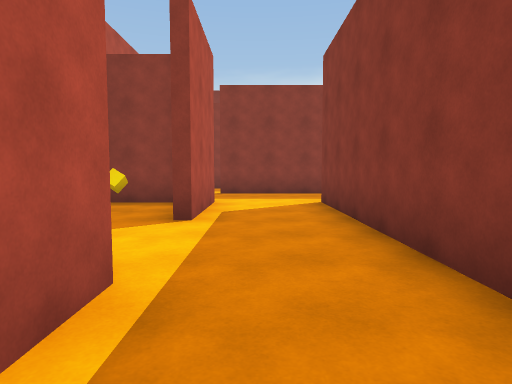
View 1 (above)

18 first-person views from a walk through a 3-D level made in the Unity game engine. The camera is 1.4 m above the floor, tilts 4° down and sees 75° across. The floor is counted in squares, 2 m on a side. Each view is taken from the middle of a square. On the plan, view 1 faces up. The plan holds only what a view shows up to about 10 squares ahead; the rest is blank. The place goes on beyond the plan. The player character is not drawn.

View 2
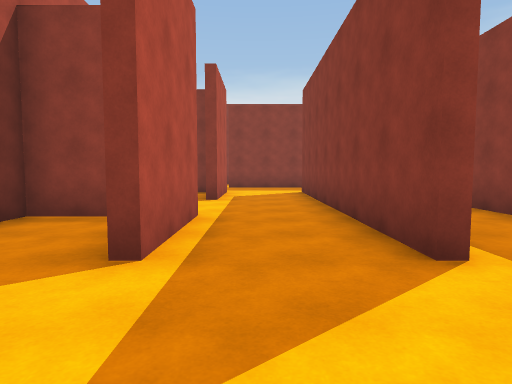

View 3
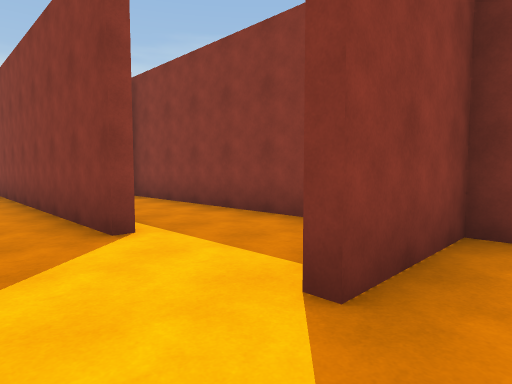

View 4
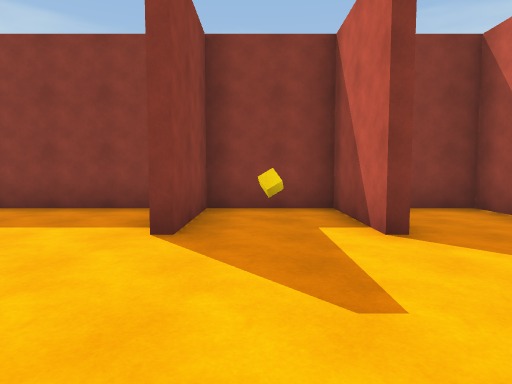

View 5
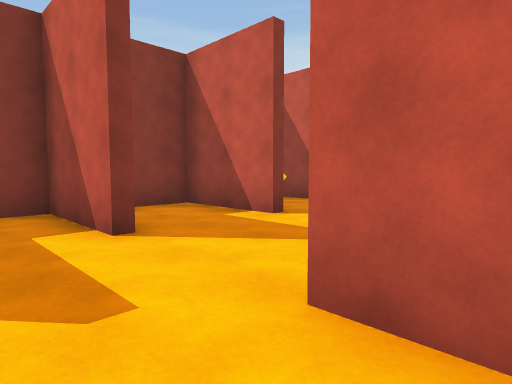

View 6
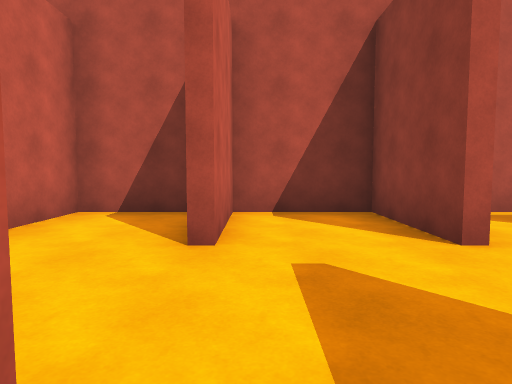

View 7
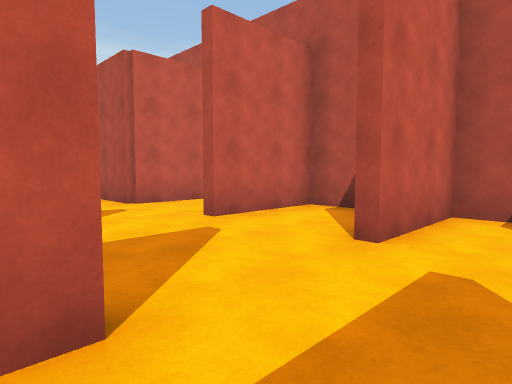

View 8
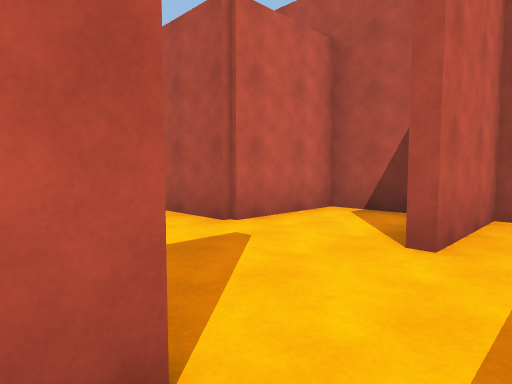

View 9
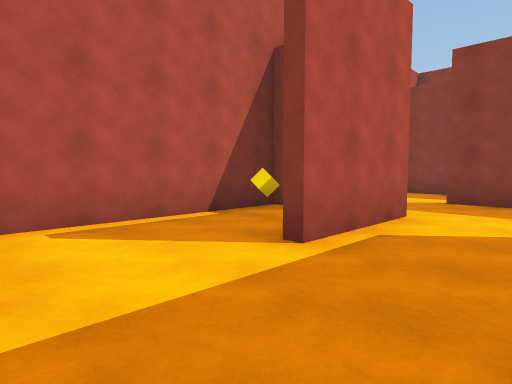

View 10
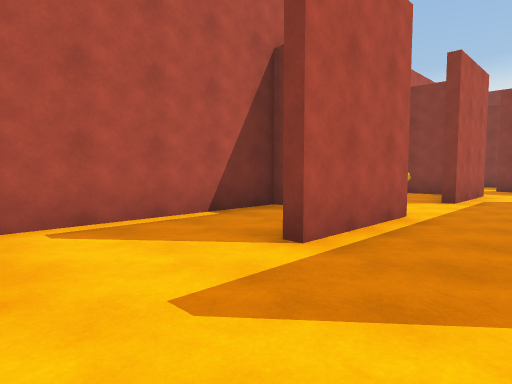

View 11
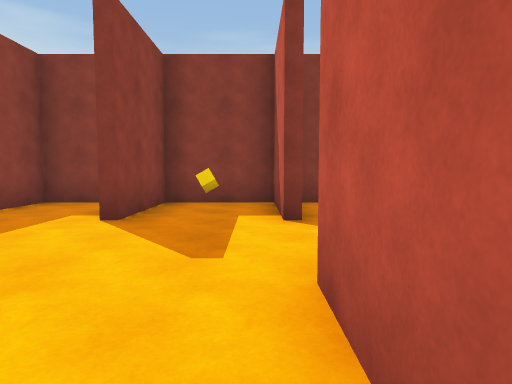

View 12
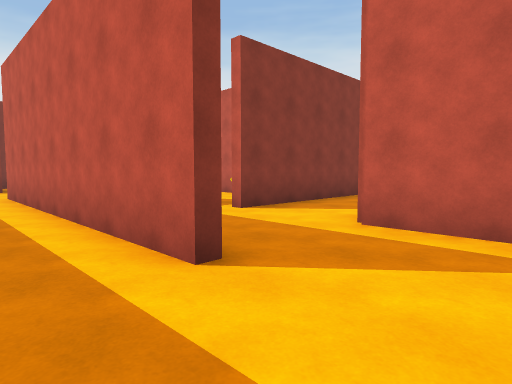

View 13
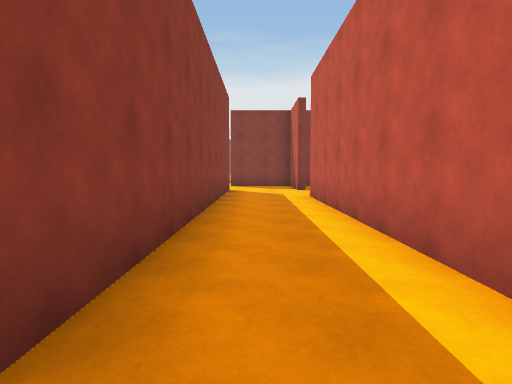

View 14
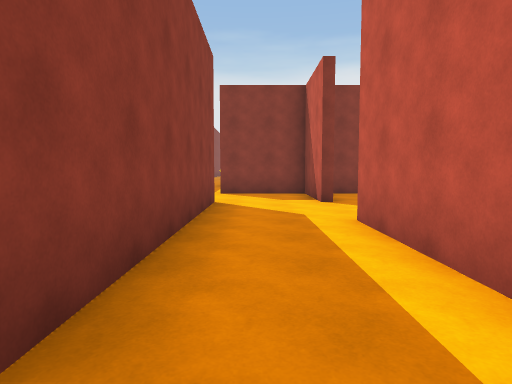

View 15
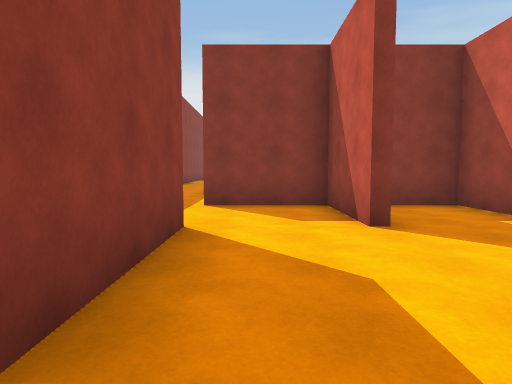

View 16
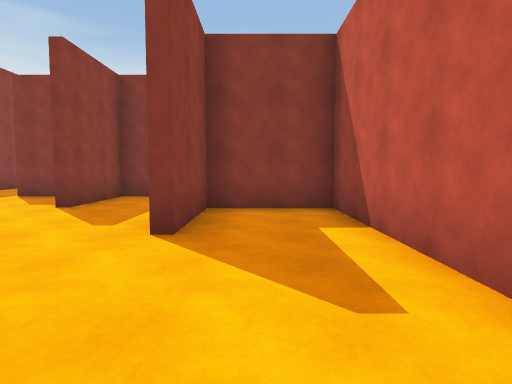

View 17
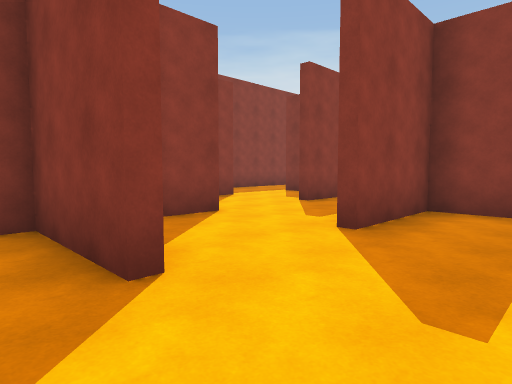

View 18
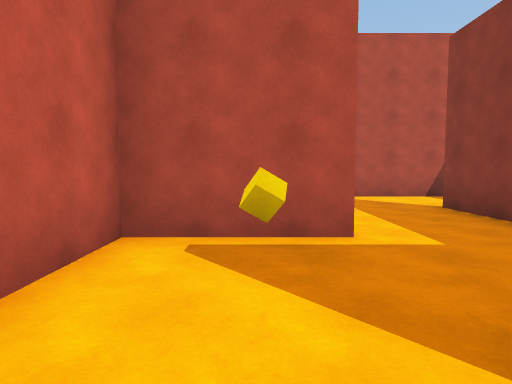

### Floor plan
Points are (right, up) in squares from view 1. A wall is a line through its corners. A room is listed if a view was taken in it or the views show most of it. See-through windows are left out.
Room 1 (views 1, 9)
walls: (-0.9, 2.1) (-0.9, -0.5); (1.4, -0.6) (1.4, 7); (-0.9, 7.1) (-0.9, 4.5); (1.9, 9.4) (-1, 9.4)
ways out: opening at (0.5, -3) to room 2; opening at (2, 8) to room 6; opening at (2, -1.5) to room 7; opening at (-1, -1.5) to room 8; opening at (-1, 3.5) to room 9; opening at (-1, 8)
Room 2 (views 2, 3, 4, 5, 6, 7, 10)
walls: (-1, -3.1) (-3.4, -3.1) (-3.4, -5.4) (-1, -5.4); (1.4, -5.4) (3.9, -5.4) (3.9, -3.1) (1.5, -3.1)
ways out: opening at (0.5, -3) to room 1; opening at (0.5, -6) to room 3
objects: cube (3, -4)
Room 3 (view 8)
walls: (1.4, -7.9) (3.9, -7.9) (3.9, -5.6) (2.6, -5.6); (-3.4, -6) (-3.4, -7.9) (-1, -7.9)
ways out: opening at (0.5, -6) to room 2; opening at (0.5, -8) to room 4
Room 4 (view 11)
walls: (1.5, -10.4) (3.9, -10.4) (3.9, -8.1) (1.5, -8.1); (-3.4, -9) (-3.4, -10.4) (-0.9, -10.4) (-0.9, -11.5)
ways out: opening at (0.5, -8) to room 3
objects: cube (3, -9)
Room 5 (views 12, 13, 14, 15)
walls: (-1.1, 9.6) (6.5, 9.6); (-3.4, 10.8) (-3.4, 9.6); (9.1, 11.9) (-2.8, 11.9)
ways out: opening at (7.5, 9) to room 6; opening at (9, 10.5) to room 10; opening at (-2.5, 9)
Room 6 (views 16, 17, 18)
walls: (3.9, 6.9) (3.9, 9.4); (6.5, 9.4) (5.4, 9.4); (10, 7.1) (11.4, 7.1) (11.4, 9.4) (9, 9.4); (1.6, 7.1) (1.6, 4.6) (8.9, 4.6) (8.9, 6.9) (6.5, 6.9)
ways out: opening at (2, 8) to room 1; opening at (7.5, 9) to room 5
Room 7 (no view inside)
walls: (3.9, -2.1) (3.9, 4.4)
ways out: opening at (2, -1.5) to room 1
Room 8 (no view inside)
walls: (-2.1, 1.9) (-3.4, 1.9) (-3.4, -2.5)
ways out: opening at (-1, -1.5) to room 1
Room 9 (no view inside)
walls: (-1.4, 6.9) (-3.4, 6.9) (-3.4, 2.5)
ways out: opening at (-1, 3.5) to room 1
objects: cube (-2, 6)
Room 10 (no view inside)
walls: (9, 9.6) (11.4, 9.6) (11.4, 12)
ways out: opening at (9, 10.5) to room 5; opening at (10.5, 12)

Positions as (right, up) in squares from view 1, and headings:
1: (0, 0), facing up
2: (0, -3), facing up
3: (0, -4), facing up-right
4: (-2, -4), facing right
5: (-2, -4), facing down-right
6: (2, -5), facing left
7: (2, -4), facing down-left
8: (2, -7), facing down-left
9: (1, 2), facing up-left
10: (1, -3), facing up-left
11: (-3, -10), facing right
12: (-3, 11), facing down-right
13: (-2, 11), facing right
14: (2, 11), facing right
15: (5, 11), facing right
16: (3, 6), facing right
17: (3, 5), facing up-right
18: (5, 6), facing left
